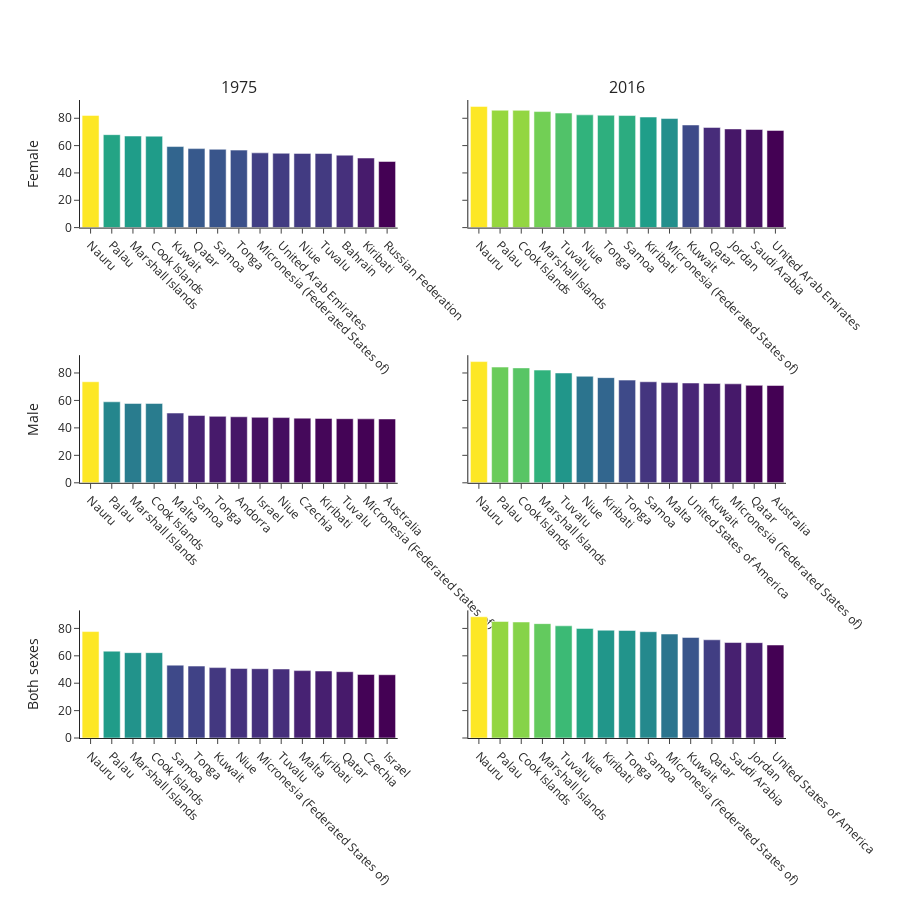

Here is the notebook cell this chart was saved with:
### Markdown cell above
# Top Prevalences in 1975 vs 2016

### Code cell
top_2016 = df[df['Period'] == 2016].sort_values('Prevalence', ascending=False)
top_1975 = df[df['Period'] == 1975].sort_values('Prevalence', ascending=False)
    
def create_figure():
    
    tops = [top_1975, top_2016]
    
    # Create figure and traces
    fig = make_subplots(
        shared_yaxes=True, 
        rows=3, 
        cols=2,
        vertical_spacing = 0.2,
        subplot_titles=("1975", "2016")
        #subplot_titles=("Gender = Female", "Gender = Male", "Gender = Both"),

    )

    for i, gender in enumerate(['Female', 'Male', "Both sexes"]):
        for j, temp_df in enumerate(tops):
            fig.add_trace(
                go.Bar(
                    x=temp_df[(temp_df['Gender'] == gender)]['Location'].head(15), 
                    y=temp_df[(temp_df['Gender'] == gender)]['Prevalence'].head(15), 
                    #name=gender, 
                    hovertemplate=None,
                    marker=dict(color = temp_df[(temp_df['Gender'] == gender)]['Prevalence'].head(15), colorscale='viridis'),
                    showlegend=False
                ), 
                row=i+1, 
                col=j+1 
            )

    # Prettify
    fig.update_xaxes(showspikes=True, spikemode="across", tickangle=45)
    fig.update_yaxes(title_text="Female", row=1, col=1)
    fig.update_yaxes(title_text="Male", row=2, col=1)
    fig.update_yaxes(title_text="Both sexes", row=3, col=1)
    fig.update_layout(
        template='simple_white',
        height=900
    )

    return fig

fig = create_figure()
fig.show()

### Figure 1 — Plotly figure (JSON) as saved in the notebook; plotly's stock layout.template omitted (floating-point values rounded to 4 significant figures)
{"data": [{"marker": {"color": [82.1, 68, 67, 66.9, 59.3, 57.8, 57.3, 56.7, 54.7, 54.4, 54.3, 54.2, 53, 50.9, 48.4], "colorscale": [[0, "#440154"], [0.1111, "#482878"], [0.2222, "#3e4989"], [0.3333, "#31688e"], [0.4444, "#26828e"], [0.5556, "#1f9e89"], [0.6667, "#35b779"], [0.7778, "#6ece58"], [0.8889, "#b5de2b"], [1, "#fde725"]]}, "showlegend": false, "type": "bar", "x": ["Nauru", "Palau", "Marshall Islands", "Cook Islands", "Kuwait", "Qatar", "Samoa", "Tonga", "Micronesia (Federated States of)", "United Arab Emirates", "Niue", "Tuvalu", "Bahrain", "Kiribati", "Russian Federation"], "xaxis": "x", "y": [82.1, 68, 67, 66.9, 59.3, 57.8, 57.3, 56.7, 54.7, 54.4, 54.3, 54.2, 53, 50.9, 48.4], "yaxis": "y"}, {"marker": {"color": [88.7, 85.9, 85.8, 84.9, 83.8, 82.5, 82.2, 82, 80.9, 79.8, 75.1, 73.3, 72.2, 71.8, 71.1], "colorscale": [[0, "#440154"], [0.1111, "#482878"], [0.2222, "#3e4989"], [0.3333, "#31688e"], [0.4444, "#26828e"], [0.5556, "#1f9e89"], [0.6667, "#35b779"], [0.7778, "#6ece58"], [0.8889, "#b5de2b"], [1, "#fde725"]]}, "showlegend": false, "type": "bar", "x": ["Nauru", "Palau", "Cook Islands", "Marshall Islands", "Tuvalu", "Niue", "Tonga", "Samoa", "Kiribati", "Micronesia (Federated States of)", "Kuwait", "Qatar", "Jordan", "Saudi Arabia", "United Arab Emirates"], "xaxis": "x2", "y": [88.7, 85.9, 85.8, 84.9, 83.8, 82.5, 82.2, 82, 80.9, 79.8, 75.1, 73.3, 72.2, 71.8, 71.1], "yaxis": "y2"}, {"marker": {"color": [73.6, 59, 57.8, 57.8, 50.8, 49, 48.4, 48.1, 47.7, 47.5, 47.1, 46.9, 46.7, 46.6, 46.5], "colorscale": [[0, "#440154"], [0.1111, "#482878"], [0.2222, "#3e4989"], [0.3333, "#31688e"], [0.4444, "#26828e"], [0.5556, "#1f9e89"], [0.6667, "#35b779"], [0.7778, "#6ece58"], [0.8889, "#b5de2b"], [1, "#fde725"]]}, "showlegend": false, "type": "bar", "x": ["Nauru", "Palau", "Marshall Islands", "Cook Islands", "Malta", "Samoa", "Tonga", "Andorra", "Israel", "Niue", "Czechia", "Kiribati", "Tuvalu", "Micronesia (Federated States of)", "Australia"], "xaxis": "x3", "y": [73.6, 59, 57.8, 57.8, 50.8, 49, 48.4, 48.1, 47.7, 47.5, 47.1, 46.9, 46.7, 46.6, 46.5], "yaxis": "y3"}, {"marker": {"color": [88.3, 84.3, 83.7, 82.1, 80, 77.6, 76.6, 74.8, 73.6, 73, 72.7, 72.4, 72.1, 71, 70.9], "colorscale": [[0, "#440154"], [0.1111, "#482878"], [0.2222, "#3e4989"], [0.3333, "#31688e"], [0.4444, "#26828e"], [0.5556, "#1f9e89"], [0.6667, "#35b779"], [0.7778, "#6ece58"], [0.8889, "#b5de2b"], [1, "#fde725"]]}, "showlegend": false, "type": "bar", "x": ["Nauru", "Palau", "Cook Islands", "Marshall Islands", "Tuvalu", "Niue", "Kiribati", "Tonga", "Samoa", "Malta", "United States of America", "Kuwait", "Micronesia (Federated States of)", "Qatar", "Australia"], "xaxis": "x4", "y": [88.3, 84.3, 83.7, 82.1, 80, 77.6, 76.6, 74.8, 73.6, 73, 72.7, 72.4, 72.1, 71, 70.9], "yaxis": "y4"}, {"marker": {"color": [77.7, 63.4, 62.3, 62.3, 53.2, 52.5, 51.4, 50.8, 50.6, 50.4, 49.2, 48.9, 48.4, 46.4, 46.2], "colorscale": [[0, "#440154"], [0.1111, "#482878"], [0.2222, "#3e4989"], [0.3333, "#31688e"], [0.4444, "#26828e"], [0.5556, "#1f9e89"], [0.6667, "#35b779"], [0.7778, "#6ece58"], [0.8889, "#b5de2b"], [1, "#fde725"]]}, "showlegend": false, "type": "bar", "x": ["Nauru", "Palau", "Marshall Islands", "Cook Islands", "Samoa", "Tonga", "Kuwait", "Niue", "Micronesia (Federated States of)", "Tuvalu", "Malta", "Kiribati", "Qatar", "Czechia", "Israel"], "xaxis": "x5", "y": [77.7, 63.4, 62.3, 62.3, 53.2, 52.5, 51.4, 50.8, 50.6, 50.4, 49.2, 48.9, 48.4, 46.4, 46.2], "yaxis": "y5"}, {"marker": {"color": [88.5, 85.1, 84.7, 83.5, 81.9, 80, 78.7, 78.5, 77.6, 75.9, 73.4, 71.7, 69.7, 69.6, 67.9], "colorscale": [[0, "#440154"], [0.1111, "#482878"], [0.2222, "#3e4989"], [0.3333, "#31688e"], [0.4444, "#26828e"], [0.5556, "#1f9e89"], [0.6667, "#35b779"], [0.7778, "#6ece58"], [0.8889, "#b5de2b"], [1, "#fde725"]]}, "showlegend": false, "type": "bar", "x": ["Nauru", "Palau", "Cook Islands", "Marshall Islands", "Tuvalu", "Niue", "Kiribati", "Tonga", "Samoa", "Micronesia (Federated States of)", "Kuwait", "Qatar", "Saudi Arabia", "Jordan", "United States of America"], "xaxis": "x6", "y": [88.5, 85.1, 84.7, 83.5, 81.9, 80, 78.7, 78.5, 77.6, 75.9, 73.4, 71.7, 69.7, 69.6, 67.9], "yaxis": "y6"}], "layout": {"annotations": [{"font": {"size": 16}, "showarrow": false, "text": "1975", "x": 0.225, "xanchor": "center", "xref": "paper", "y": 1, "yanchor": "bottom", "yref": "paper"}, {"font": {"size": 16}, "showarrow": false, "text": "2016", "x": 0.775, "xanchor": "center", "xref": "paper", "y": 1, "yanchor": "bottom", "yref": "paper"}], "height": 900, "xaxis": {"anchor": "y", "domain": [0, 0.45], "showspikes": true, "spikemode": "across", "tickangle": 45}, "xaxis2": {"anchor": "y2", "domain": [0.55, 1], "showspikes": true, "spikemode": "across", "tickangle": 45}, "xaxis3": {"anchor": "y3", "domain": [0, 0.45], "showspikes": true, "spikemode": "across", "tickangle": 45}, "xaxis4": {"anchor": "y4", "domain": [0.55, 1], "showspikes": true, "spikemode": "across", "tickangle": 45}, "xaxis5": {"anchor": "y5", "domain": [0, 0.45], "showspikes": true, "spikemode": "across", "tickangle": 45}, "xaxis6": {"anchor": "y6", "domain": [0.55, 1], "showspikes": true, "spikemode": "across", "tickangle": 45}, "yaxis": {"anchor": "x", "domain": [0.8, 1], "title": {"text": "Female"}}, "yaxis2": {"anchor": "x2", "domain": [0.8, 1], "matches": "y", "showticklabels": false}, "yaxis3": {"anchor": "x3", "domain": [0.4, 0.6], "title": {"text": "Male"}}, "yaxis4": {"anchor": "x4", "domain": [0.4, 0.6], "matches": "y3", "showticklabels": false}, "yaxis5": {"anchor": "x5", "domain": [0, 0.2], "title": {"text": "Both sexes"}}, "yaxis6": {"anchor": "x6", "domain": [0, 0.2], "matches": "y5", "showticklabels": false}}}
